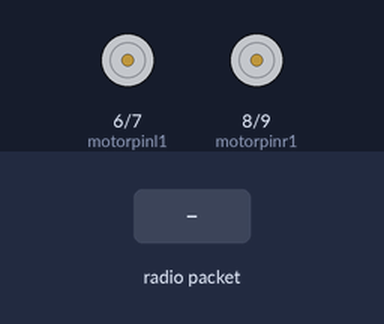
The sketch below on a simulated Arduino Uno, built with avr-gcc and run on an emulated ATmega328P. Shown: motor-driver pin pairs drawn as motors (green arrow = first pin HIGH = forward, orange = second pin HIGH = backward, longer = more drive). The inputs (shaded band) are chosen by the test bench. No radio packets arrive unless stated.

Above: at 1.2 s.
1.3 s: radio packet "F" arrives
At 1.9 s:
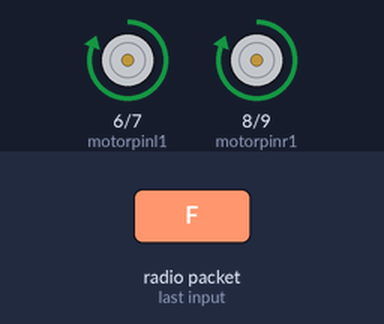
2.8 s: radio packet "D" arrives
At 3.1 s:
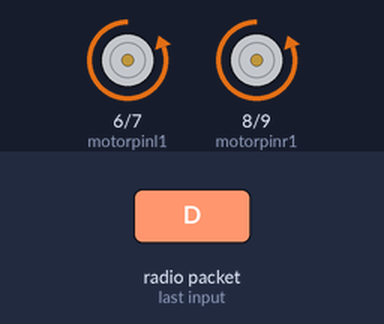
4.3 s: radio packet "M" arrives
At 5.4 s:
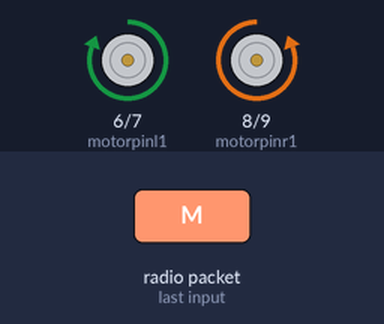
5.8 s: radio packet "N" arrives
At 6.6 s:
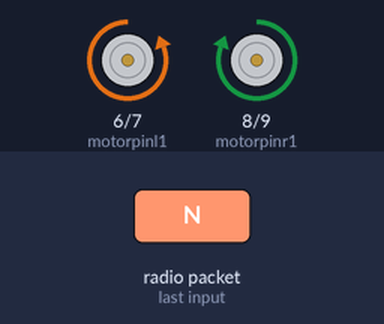
7.3 s: radio packet "R" arrives
At 7.7 s:
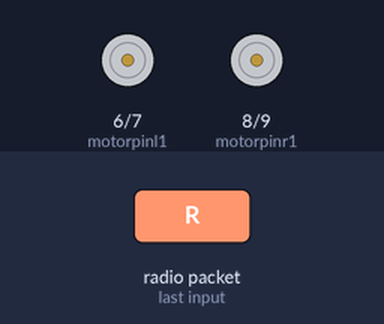
Timing chart, 0 to 9.8 s (numbered marks = the images above; inputs shaded):
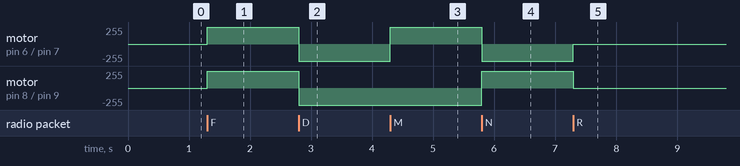

The sketch:

rf_rx.ino
```cpp
#include<VirtualWire.h>


const int motorpinl1  = 6;  // Pin 14 of L293
const int motorpinl2  = 7;  // Pin 10 of L293
//Motor B
const int motorpinr1  = 8; // Pin  7 of L293
const int motorpinr2  = 9;  // Pin  2 of L293


void setup() {
    pinMode(motorpinl1, OUTPUT);
    pinMode(motorpinl2, OUTPUT);
    pinMode(motorpinr1, OUTPUT);
    pinMode(motorpinr2, OUTPUT);

vw_set_ptt_inverted(true);
vw_set_rx_pin(12);
vw_setup(4000);
vw_rx_start();
}

void loop() {
uint8_t buf[VW_MAX_MESSAGE_LEN];
uint8_t buflen=VW_MAX_MESSAGE_LEN;
if(vw_get_message(buf,&buflen)){
  if(buf[0]=='L'){
      /*digitalWrite(motorpinl1,HIGH);
      digitalWrite(motorpinr2,HIGH);
      digitalWrite(motorpinl2,LOW);
      digitalWrite(motorpinr1,LOW);*/
  }
  if(buf[0]=='R'){
    digitalWrite(motorpinr1,LOW);
    digitalWrite(motorpinl2,LOW);

    digitalWrite(motorpinr2,LOW);
    digitalWrite(motorpinl1,LOW);
  }
  if(buf[0]=='F'){
    digitalWrite(motorpinl1,HIGH);
    digitalWrite(motorpinr1,HIGH);

    digitalWrite(motorpinr2,LOW);
    digitalWrite(motorpinl2,LOW);
  }
  if(buf[0]=='D'){
    digitalWrite(motorpinl1,LOW);
    digitalWrite(motorpinl2,HIGH);
    digitalWrite(motorpinr1,LOW);
    digitalWrite(motorpinr2,HIGH);
  }
  if(buf[0]=='M'){
      digitalWrite(motorpinl1,HIGH);
      digitalWrite(motorpinr2,HIGH);
      digitalWrite(motorpinl2,LOW);
      digitalWrite(motorpinr1,LOW);
  }
  if(buf[0]=='N'){
      digitalWrite(motorpinl1,LOW);
      digitalWrite(motorpinr2,LOW);
      digitalWrite(motorpinl2,HIGH);
      digitalWrite(motorpinr1,HIGH);
  }
  if(buf[0]=='S'){
    digitalWrite(motorpinr1,LOW);
    digitalWrite(motorpinl2,LOW);

    digitalWrite(motorpinr2,LOW);
    digitalWrite(motorpinl1,LOW);
  }

  }
}
```

Measured:
- after the input at 1.3 s, motor on pin 6 (motorpinl1) / pin 7 (motorpinl2), motor on pin 8 (motorpinr1) / pin 9 (motorpinr2): stopped → forward 255/255 at once
- after the input at 2.8 s, motor on pin 6 (motorpinl1) / pin 7 (motorpinl2), motor on pin 8 (motorpinr1) / pin 9 (motorpinr2): forward 255/255 → backward 255/255 at once
- after the input at 4.3 s, motor on pin 6 (motorpinl1) / pin 7 (motorpinl2): backward 255/255 → forward 255/255 at once
- after the input at 5.8 s, motor on pin 6 (motorpinl1) / pin 7 (motorpinl2): forward 255/255 → backward 255/255 at once; motor on pin 8 (motorpinr1) / pin 9 (motorpinr2): backward 255/255 → forward 255/255 at once
- after the input at 7.3 s, motor on pin 6 (motorpinl1) / pin 7 (motorpinl2): backward 255/255 → stopped at once; motor on pin 8 (motorpinr1) / pin 9 (motorpinr2): forward 255/255 → stopped at once
